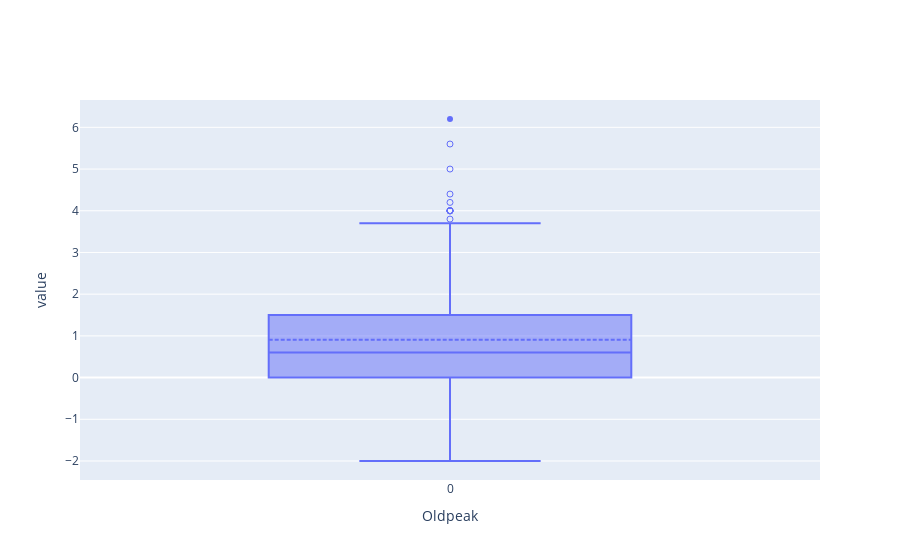

Write notebook code for a chart like this one.
### Code cell
psdf_train['Oldpeak'].plot.box()

### Figure 1 — Plotly figure (JSON) as saved in the notebook; plotly's stock layout.template omitted (floating-point values rounded to 4 significant figures)
{"data": [{"boxpoints": "suspectedoutliers", "lowerfence": [-2], "mean": [0.9073], "median": [0.6], "name": "Oldpeak", "notched": false, "q1": [0], "q3": [1.5], "type": "box", "upperfence": [3.7], "y": [[3.8, 4, 4, 4, 4, 4, 4, 4, 4.2, 4.4, 5, 5.6, 6.2]]}], "layout": {"autosize": true, "xaxis": {"autorange": true, "range": [-0.5, 0.5], "title": {"text": "Oldpeak"}}, "yaxis": {"autorange": true, "range": [-2.456, 6.656], "title": {"text": "value"}, "type": "linear"}}}
